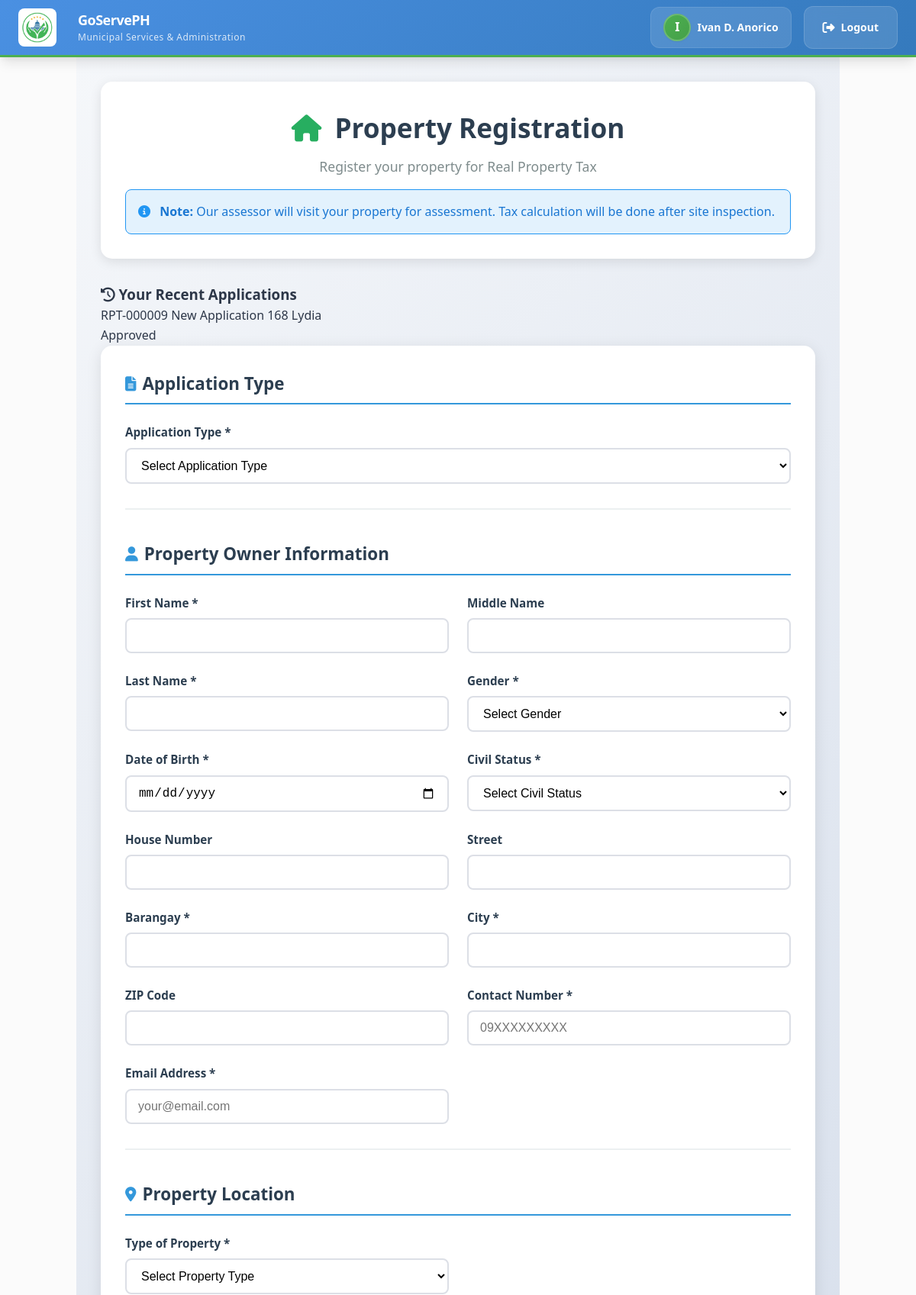
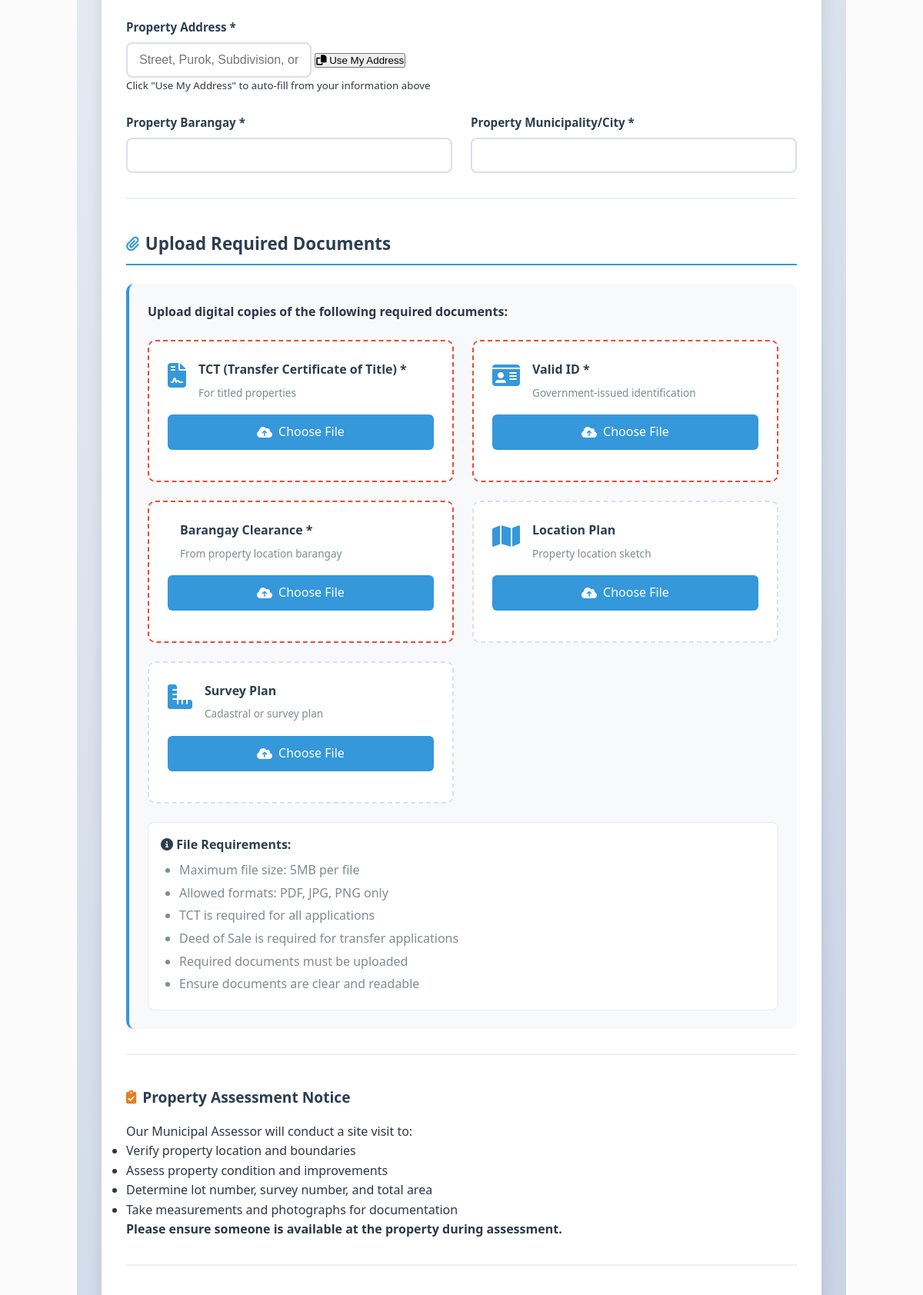
/citizen_portal/rpt_card/register_rpt/register_rpt.php (signed in, upper part), run on the app's committed database (2 pictures, top to bottom).
### tables this page shows
CREATE TABLE `rpt_applications` (
  `id` int(11) NOT NULL,
  `user_id` int(11) NOT NULL,
  `application_type` enum('new','transfer') NOT NULL DEFAULT 'new',
  `first_name` varchar(100) NOT NULL,
  `middle_name` varchar(100) DEFAULT NULL,
  `last_name` varchar(100) NOT NULL,
  `gender` enum('Male','Female','Other') NOT NULL,
  `date_of_birth` date NOT NULL,
  `civil_status` enum('Single','Married','Divorced','Widowed') NOT NULL,
  `house_number` varchar(50) DEFAULT NULL,
  `street` varchar(255) DEFAULT NULL,
  `barangay` varchar(255) DEFAULT NULL,
  `city` varchar(255) DEFAULT NULL,
  `zip_code` varchar(10) DEFAULT NULL,
  `contact_number` varchar(20) NOT NULL,
  `email` varchar(255) NOT NULL,
  `property_type` enum('land_only','land_with_house') NOT NULL,
  `property_address` varchar(255) NOT NULL,
  `property_barangay` varchar(255) NOT NULL,
  `property_municipality` varchar(255) NOT NULL,
  `previous_tdn` varchar(50) DEFAULT NULL,
  `previous_owner` varchar(255) DEFAULT NULL,
  `status` enum('pending','for_assessment','assessed','approved','rejected','cancelled') NOT NULL DEFAULT 'pending',
  `application_date` datetime NOT NULL DEFAULT current_timestamp(),
  `updated_at` datetime DEFAULT current_timestamp() ON UPDATE current_timestamp()
);

### citizen_portal/rpt_card/register_rpt/register_rpt.php (the view, shortened to what this page needs)
<?php
require_once '../../../db/RPT/rpt_db.php';
$user_id = $_SESSION['user_id'];
$user_applications = [];
try {
    $stmt = $pdo->prepare("SELECT id, application_type, status, application_date, property_address
                          FROM rpt_applications
                          WHERE user_id = ?
                          ORDER BY application_date DESC
                          LIMIT 5");
    $stmt->execute([$user_id]);
    $user_applications = $stmt->fetchAll(PDO::FETCH_ASSOC);
} catch (PDOException $e) {
    error_log("Error fetching user applications: " . $e->getMessage());
}
?>
<!DOCTYPE html>
<html lang="en">
<head>
    <link rel="stylesheet" href="../../citizen_portal/navbar.css">
    <link rel="stylesheet" href="register_rpt.css">
    <link rel="stylesheet" href="https://cdnjs.cloudflare.com/ajax/libs/font-awesome/6.4.0/css/all.min.css">
</head>
<body>
    <?php include '../../../citizen_portal/navbar.php'; ?>
    <div class="rpt-register-container">
        <div class="rpt-register-header">
            <h1><i class="fas fa-home"></i> Property Registration</h1>
            <p>Register your property for Real Property Tax</p>
            <div class="registration-notice">
                <i class="fas fa-info-circle"></i>
                <strong>Note:</strong> Our assessor will visit your property for assessment. Tax calculation will be done after site inspection.
            </div>
        </div>
        <?php if (!empty($user_applications)): ?>
            <div class="status-section">
                <h3><i class="fas fa-history"></i> Your Recent Applications</h3>
                <div class="applications-list">
                    <?php foreach ($user_applications as $app): ?>
                        <div class="application-item">
                            <div class="app-info">
                                <span class="app-id">RPT-<?php echo str_pad($app['id'], 6, '0', STR_PAD_LEFT); ?></span>
                                <span class="app-type"><?php echo ucfirst($app['application_type']); ?> Application</span>
                                <span class="app-address"><?php echo $app['property_address']; ?></span>
                            </div>
                            <div class="app-status status-<?php echo strtolower($app['status']); ?>">
                                <?php echo ucfirst($app['status']); ?>
                            </div>
                        </div>
                    <?php endforeach; ?>
                </div>
            </div>
        <?php endif; ?>
        <form method="POST" class="rpt-register-form" id="rptRegisterForm" enctype="multipart/form-data">
            <div class="form-section">
                <h2><i class="fas fa-file-alt"></i> Application Type</h2>
                <div class="form-grid">
                    <div class="form-group">
                        <label for="application_type">Application Type *</label>
                        <select id="application_type" name="application_type" required onchange="toggleTransferFields()">
                            <option value="">Select Application Type</option>
                        </select>
                    </div>
                </div>
            </div>
            <div class="form-section">
                <h2><i class="fas fa-user"></i> Property Owner Information</h2>
                <div class="form-grid">
                    <div class="form-group">
                        <label for="first_name">First Name *</label>
                        <input type="text" id="first_name" name="first_name" required value="<?php echo $_POST['first_name'] ?? ''; ?>">
                    </div>
                    <div class="form-group">
                        <label for="middle_name">Middle Name</label>
                        <input type="text" id="middle_name" name="middle_name" value="<?php echo $_POST['middle_name'] ?? ''; ?>">
                    </div>
                    <div class="form-group">
                        <label for="last_name">Last Name *</label>
                        <input type="text" id="last_name" name="last_name" required value="<?php echo $_POST['last_name'] ?? ''; ?>">
                    </div>
                    <div class="form-group">
                        <label for="gender">Gender *</label>
                        <select id="gender" name="gender" required>
                            <option value="">Select Gender</option>
                        </select>
                    </div>
                    <div class="form-group">
                        <label for="date_of_birth">Date of Birth *</label>
                        <input type="date" id="date_of_birth" name="date_of_birth" required value="<?php echo $_POST['date_of_birth'] ?? ''; ?>">
                    </div>
                    <div class="form-group">
                        <label for="civil_status">Civil Status *</label>
                        <select id="civil_status" name="civil_status" required>
                            <option value="">Select Civil Status</option>
                        </select>
                    </div>
                    <div class="form-group">
                        <label for="house_number">House Number</label>
                        <input type="text" id="house_number" name="house_number" value="<?php echo $_POST['house_number'] ?? ''; ?>">
                    </div>
                    <div class="form-group">
                        <label for="street">Street</label>
                        <input type="text" id="street" name="street" value="<?php echo $_POST['street'] ?? ''; ?>">
                    </div>
                    <div class="form-group">
                        <label for="barangay">Barangay *</label>
                        <input type="text" id="barangay" name="barangay" required value="<?php echo $_POST['barangay'] ?? ''; ?>">
                    </div>
                    <div class="form-group">
                        <label for="city">City *</label>
                        <input type="text" id="city" name="city" required value="<?php echo $_POST['city'] ?? ''; ?>">
                    </div>
                    <div class="form-group">
                        <label for="zip_code">ZIP Code</label>
                        <input type="text" id="zip_code" name="zip_code" pattern="[0-9]{4}" value="<?php echo $_POST['zip_code'] ?? ''; ?>">
                    </div>
                    <div class="form-group">
                        <label for="contact_number">Contact Number *</label>
                        <input type="tel" id="contact_number" name="contact_number" required placeholder="09XXXXXXXXX" value="<?php echo $_POST['contact_number'] ?? ''; ?>">
                    </div>
                    <div class="form-group">
                        <label for="email">Email Address *</label>
                        <input type="email" id="email" name="email" required placeholder="your@email.com" value="<?php echo $_POST['email'] ?? ''; ?>">
                    </div>
                </div>
            </div>
            <div class="form-section">
                <h2><i class="fas fa-map-marker-alt"></i> Property Location</h2>
                <div class="form-grid">
                    <div class="form-group">
                        <label for="property_type">Type of Property *</label>
                        <select id="property_type" name="property_type" required>
                            <option value="">Select Property Type</option>
                        </select>
                    </div>
                    <div class="form-group full-width">
                        <label for="property_address">Property Address *</label>
                        <div class="address-suggestion">
                            <input type="text" id="property_address" name="property_address" required
                                placeholder="Street, Purok, Subdivision, or Sitio" value="<?php echo $_POST['property_address'] ?? ''; ?>">
                            <button type="button" class="btn-suggest" onclick="useCitizenAddress()">
                                <i class="fas fa-copy"></i> Use My Address
                            </button>
                        </div>
                        <small class="help-text">Click "Use My Address" to auto-fill from your information above</small>
                    </div>
                    <div class="form-group">
                        <label for="property_barangay">Property Barangay *</label>
                        <input type="text" id="property_barangay" name="property_barangay" required value="<?php echo $_POST['property_barangay'] ?? ''; ?>">
                    </div>
                    <div class="form-group">
                        <label for="property_municipality">Property Municipality/City *</label>
                        <input type="text" id="property_municipality" name="property_municipality" required value="<?php echo $_POST['property_municipality'] ?? ''; ?>">
                    </div>
                </div>
            </div>
            <div class="form-section">
                <h2><i class="fas fa-paperclip"></i> Upload Required Documents</h2>
                <div class="documents-upload">
                    <p><strong>Upload digital copies of the following required documents:</strong></p>
                    <div class="upload-grid">
                        <div class="upload-item required">
                            <div class="upload-header">
                                <i class="fas fa-file-contract"></i>
                                <div class="upload-info">
                                    <span class="upload-title">TCT (Transfer Certificate of Title) *</span>
                                    <small class="upload-desc">For titled properties</small>
                                </div>
                            </div>
                            <label for="tct" class="upload-button">
                                <i class="fas fa-cloud-upload-alt"></i>
                                Choose File
                            </label>
                        </div>
                        <div class="upload-item required">
                            <div class="upload-header">
                                <i class="fas fa-id-card"></i>
                                <div class="upload-info">
                                    <span class="upload-title">Valid ID *</span>
                                    <small class="upload-desc">Government-issued identification</small>
                                </div>
                            </div>
                            <label for="valid_id" class="upload-button">
                                <i class="fas fa-cloud-upload-alt"></i>
                                Choose File
                            </label>
                        </div>
                        <div class="upload-item required">
                            <div class="upload-header">
                                <div class="upload-info">
                                    <span class="upload-title">Barangay Clearance *</span>
                                    <small class="upload-desc">From property location barangay</small>
                                </div>
                            </div>
                            <label for="barangay_clearance" class="upload-button">
                                <i class="fas fa-cloud-upload-alt"></i>
                                Choose File
                            </label>
                        </div>
                        <div class="upload-item">
                            <div class="upload-header">
                                <i class="fas fa-map"></i>
                                <div class="upload-info">
                                    <span class="upload-title">Location Plan</span>
                                    <small class="upload-desc">Property location sketch</small>
                                </div>
                            </div>
                            <label for="location_plan" class="upload-button">
                                <i class="fas fa-cloud-upload-alt"></i>
                                Choose File
                            </label>
                        </div>
                        <div class="upload-item">
                            <div class="upload-header">
                                <i class="fas fa-ruler-combined"></i>
                                <div class="upload-info">
                                    <span class="upload-title">Survey Plan</span>
                                    <small class="upload-desc">Cadastral or survey plan</small>
                                </div>
                            </div>
                            <label for="survey_plan" class="upload-button">
                                <i class="fas fa-cloud-upload-alt"></i>
                                Choose File
                            </label>
                        </div>
                    </div>
                    <div class="upload-notes">
                        <p><i class="fas fa-info-circle"></i> <strong>File Requirements:</strong></p>
                        <ul>
                            <li>Maximum file size: 5MB per file</li>
                            <li>Allowed formats: PDF, JPG, PNG only</li>
                            <li>TCT is required for all applications</li>
                            <li>Deed of Sale is required for transfer applications</li>
                            <li>Required documents must be uploaded</li>
                            <li>Ensure documents are clear and readable</li>
                        </ul>
                    </div>
                </div>
            </div>
            <div class="form-section">
                <div class="site-visit-notice">
                    <h3><i class="fas fa-clipboard-check"></i> Property Assessment Notice</h3>
                    <p>Our Municipal Assessor will conduct a site visit to:</p>
                    <ul>
                        <li>Verify property location and boundaries</li>
                        <li>Assess property condition and improvements</li>
                        <li>Determine lot number, survey number, and total area</li>
                        <li>Take measurements and photographs for documentation</li>
                    </ul>
                    <p><strong>Please ensure someone is available at the property during assessment.</strong></p>
                </div>
            </div>
        </form>
    </div>
</body>
</html>

### data on the page
rpt_applications: id "000009", application_type "New", property_address "168 Lydia", status "Approved"

### other printed values
substr(htmlspecialchars($full_name), 0, 1) "I"
$full_name "Ivan D. Anorico"
